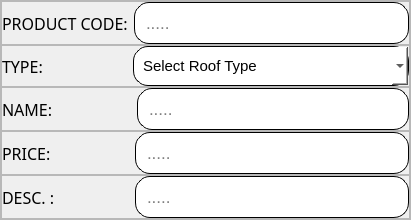
                             <widget class="QFrame" name="frame_7">
                              <property name="frameShape">
                               <enum>QFrame::StyledPanel</enum>
                              </property>
                              <property name="frameShadow">
                               <enum>QFrame::Raised</enum>
                              </property>
                              <layout class="QVBoxLayout" name="verticalLayout_26">
                               <property name="spacing">
                                <number>0</number>
                               </property>
                               <property name="leftMargin">
                                <number>0</number>
                               </property>
                               <property name="topMargin">
                                <number>0</number>
                               </property>
                               <property name="rightMargin">
                                <number>0</number>
                               </property>
                               <property name="bottomMargin">
                                <number>0</number>
                               </property>
                               <item>
                                <widget class="QFrame" name="frame_10">
                                 <property name="frameShape">
                                  <enum>QFrame::StyledPanel</enum>
                                 </property>
                                 <property name="frameShadow">
                                  <enum>QFrame::Raised</enum>
                                 </property>
                                 <layout class="QHBoxLayout" name="horizontalLayout_29">
                                  <property name="leftMargin">
                                   <number>0</number>
                                  </property>
                                  <property name="topMargin">
                                   <number>0</number>
                                  </property>
                                  <property name="rightMargin">
                                   <number>0</number>
                                  </property>
                                  <property name="bottomMargin">
                                   <number>0</number>
                                  </property>
                                  <item>
                                   <widget class="QLabel" name="label_32">
                                    <property name="font">
                                     <font>
                                      <family>Poppins Medium</family>
                                      <pointsize>12</pointsize>
                                      <weight>50</weight>
                                      <bold>false</bold>
                                     </font>
                                    </property>
                                    <property name="styleSheet">
                                     <string notr="true">    background-color: transparent;
</string>
                                    </property>
                                    <property name="text">
                                     <string>PRODUCT CODE:</string>
                                    </property>
                                   </widget>
                                  </item>
                                  <item>
                                   <widget class="QLineEdit" name="lineEdit_AddROOF_prodCode">
                                    <property name="font">
                                     <font>
                                      <pointsize>13</pointsize>
                                     </font>
                                    </property>
                                    <property name="styleSheet">
                                     <string notr="true">    background-color: #ffffff;
    color: black;
    border-radius: 15px;
border: 1px solid #000000; 
    padding: 9px;
</string>
                                    </property>
                                    <property name="placeholderText">
                                     <string>.....</string>
                                    </property>
                                   </widget>
                                  </item>
                                 </layout>
                                </widget>
                               </item>
                               <item>
                                <widget class="QFrame" name="frame_11">
                                 <property name="frameShape">
                                  <enum>QFrame::StyledPanel</enum>
                                 </property>
                                 <property name="frameShadow">
                                  <enum>QFrame::Raised</enum>
                                 </property>
                                 <layout class="QHBoxLayout" name="horizontalLayout_30">
                                  <property name="spacing">
                                   <number>90</number>
                                  </property>
                                  <property name="leftMargin">
                                   <number>0</number>
                                  </property>
                                  <property name="topMargin">
                                   <number>0</number>
                                  </property>
                                  <property name="rightMargin">
                                   <number>0</number>
                                  </property>
                                  <property name="bottomMargin">
                                   <number>0</number>
                                  </property>
                                  <item>
                                   <widget class="QLabel" name="label_33">
                                    <property name="font">
                                     <font>
                                      <family>Poppins Medium</family>
                                      <pointsize>12</pointsize>
                                      <weight>50</weight>
                                      <bold>false</bold>
                                     </font>
                                    </property>
                                    <property name="styleSheet">
                                     <string notr="true">    background-color: transparent;
</string>
                                    </property>
                                    <property name="text">
                                     <string>TYPE:</string>
                                    </property>
                                   </widget>
                                  </item>
                                  <item>
                                   <widget class="QComboBox" name="comboBox_AddROOF_Type">
                                    <property name="sizePolicy">
                                     <sizepolicy hsizetype="Expanding" vsizetype="Fixed">
                                      <horstretch>0</horstretch>
                                      <verstretch>0</verstretch>
                                     </sizepolicy>
                                    </property>
                                    <property name="font">
                                     <font>
                                      <pointsize>11</pointsize>
                                     </font>
                                    </property>
                                    <property name="styleSheet">
                                     <string notr="true">    background-color: #ffffff;
    color: black;
    border-radius: 15px;
border: 1px solid #000000; 
    padding: 9px;
</string>
                                    </property>
                                    <item>
                                     <property name="text">
                                      <string>Select Roof Type</string>
                                     </property>
                                    </item>
                                    <item>
                                     <property name="text">
                                      <string>Ribstar (Roof Type)</string>
                                     </property>
                                    </item>
                                    <item>
                                     <property name="text">
                                      <string>TileStar (Roof Type)</string>
                                     </property>
                                    </item>
                                    <item>
                                     <property name="text">
                                      <string>Corrugated (Roof Type)</string>
                                     </property>
                                    </item>
                                    <item>
                                     <property name="text">
                                      <string>Ridge Roll (Roof Bended Material)</string>
                                     </property>
                                    </item>
                                    <item>
                                     <property name="text">
                                      <string>Metal Fascia (Roof Bended Material)</string>
                                     </property>
                                    </item>
                                    <item>
                                     <property name="text">
                                      <string>Molding (Roof Bended Material)</string>
                                     </property>
                                    </item>
                                    <item>
                                     <property name="text">
                                      <string>Capping (Roof Bended Material)</string>
                                     </property>
                                    </item>
                                   </widget>
                                  </item>
                                 </layout>
                                </widget>
                               </item>
                               <item>
                                <widget class="QFrame" name="frame_13">
                                 <property name="frameShape">
                                  <enum>QFrame::StyledPanel</enum>
                                 </property>
                                 <property name="frameShadow">
                                  <enum>QFrame::Raised</enum>
                                 </property>
                                 <layout class="QHBoxLayout" name="horizontalLayout_31">
                                  <property name="spacing">
                                   <number>84</number>
                                  </property>
                                  <property name="leftMargin">
                                   <number>0</number>
                                  </property>
                                  <property name="topMargin">
                                   <number>0</number>
                                  </property>
                                  <property name="rightMargin">
                                   <number>0</number>
                                  </property>
                                  <property name="bottomMargin">
                                   <number>0</number>
                                  </property>
                                  <item>
                                   <widget class="QLabel" name="label_34">
                                    <property name="font">
                                     <font>
                                      <family>Poppins Medium</family>
                                      <pointsize>12</pointsize>
                                      <weight>50</weight>
                                      <bold>false</bold>
                                     </font>
                                    </property>
                                    <property name="styleSheet">
                                     <string notr="true">    background-color: transparent;
</string>
                                    </property>
                                    <property name="text">
                                     <string>NAME:</string>
                                    </property>
                                   </widget>
                                  </item>
                                  <item>
                                   <widget class="QLineEdit" name="lineEdit_AddROOF_prodCode_2">
                                    <property name="font">
                                     <font>
                                      <pointsize>13</pointsize>
                                     </font>
                                    </property>
                                    <property name="styleSheet">
                                     <string notr="true">    background-color: #ffffff;
    color: black;
    border-radius: 15px;
border: 1px solid #000000; 
    padding: 9px;
</string>
                                    </property>
                                    <property name="placeholderText">
                                     <string>.....</string>
                                    </property>
                                   </widget>
                                  </item>
                                 </layout>
                                </widget>
                               </item>
                               <item>
                                <widget class="QFrame" name="frame_14">
                                 <property name="frameShape">
                                  <enum>QFrame::StyledPanel</enum>
                                 </property>
                                 <property name="frameShadow">
                                  <enum>QFrame::Raised</enum>
                                 </property>
                                 <layout class="QHBoxLayout" name="horizontalLayout_32">
                                  <property name="spacing">
                                   <number>84</number>
                                  </property>
                                  <property name="leftMargin">
                                   <number>0</number>
                                  </property>
                                  <property name="topMargin">
                                   <number>0</number>
                                  </property>
                                  <property name="rightMargin">
                                   <number>0</number>
                                  </property>
                                  <property name="bottomMargin">
                                   <number>0</number>
                                  </property>
                                  <item>
                                   <widget class="QLabel" name="label_35">
                                    <property name="font">
                                     <font>
                                      <family>Poppins Medium</family>
                                      <pointsize>12</pointsize>
                                      <weight>50</weight>
                                      <bold>false</bold>
                                     </font>
                                    </property>
                                    <property name="styleSheet">
                                     <string notr="true">    background-color: transparent;
</string>
                                    </property>
                                    <property name="text">
                                     <string>PRICE:</string>
                                    </property>
                                   </widget>
                                  </item>
                                  <item>
                                   <widget class="QLineEdit" name="lineEdit_AddROOF_prodCode_3">
                                    <property name="font">
                                     <font>
                                      <pointsize>13</pointsize>
                                     </font>
                                    </property>
                                    <property name="styleSheet">
                                     <string notr="true">    background-color: #ffffff;
    color: black;
    border-radius: 15px;
border: 1px solid #000000; 
    padding: 9px;
</string>
                                    </property>
                                    <property name="placeholderText">
                                     <string>.....</string>
                                    </property>
                                   </widget>
                                  </item>
                                 </layout>
                                </widget>
                               </item>
                               <item>
                                <widget class="QFrame" name="frame_15">
                                 <property name="frameShape">
                                  <enum>QFrame::StyledPanel</enum>
                                 </property>
                                 <property name="frameShadow">
                                  <enum>QFrame::Raised</enum>
                                 </property>
                                 <layout class="QHBoxLayout" name="horizontalLayout_33">
                                  <property name="spacing">
                                   <number>80</number>
                                  </property>
                                  <property name="leftMargin">
                                   <number>0</number>
                                  </property>
                                  <property name="topMargin">
                                   <number>0</number>
                                  </property>
                                  <property name="rightMargin">
                                   <number>0</number>
                                  </property>
                                  <property name="bottomMargin">
                                   <number>0</number>
                                  </property>
                                  <item>
                                   <widget class="QLabel" name="label_36">
                                    <property name="font">
                                     <font>
                                      <family>Poppins Medium</family>
                                      <pointsize>12</pointsize>
                                      <weight>50</weight>
                                      <bold>false</bold>
                                     </font>
                                    </property>
                                    <property name="styleSheet">
                                     <string notr="true">    background-color: transparent;
</string>
                                    </property>
                                    <property name="text">
                                     <string>DESC. :</string>
                                    </property>
                                   </widget>
                                  </item>
                                  <item>
                                   <widget class="QLineEdit" name="lineEdit_AddROOF_prodCode_4">
                                    <property name="font">
                                     <font>
                                      <pointsize>13</pointsize>
                                     </font>
                                    </property>
                                    <property name="styleSheet">
                                     <string notr="true">    background-color: #ffffff;
    color: black;
    border-radius: 15px;
border: 1px solid #000000; 
    padding: 9px;
</string>
                                    </property>
                                    <property name="placeholderText">
                                     <string>.....</string>
                                    </property>
                                   </widget>
                                  </item>
                                 </layout>
                                </widget>
                               </item>
                              </layout>
                             </widget>
